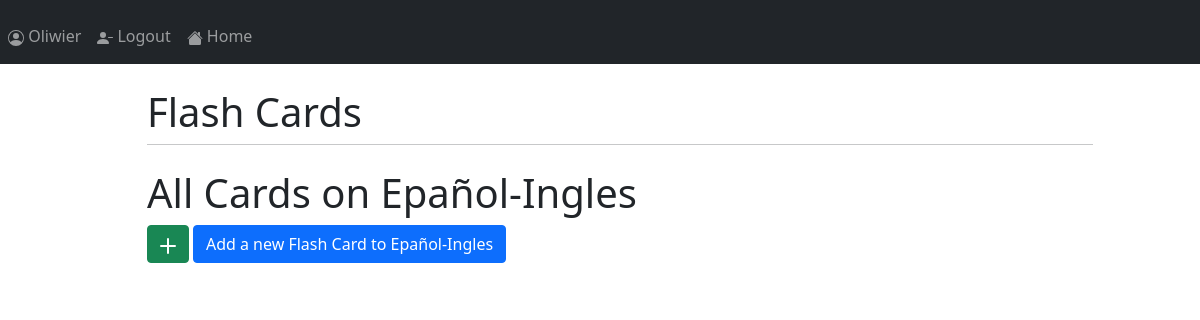
The app's page /deck-2 (signed in), older data.
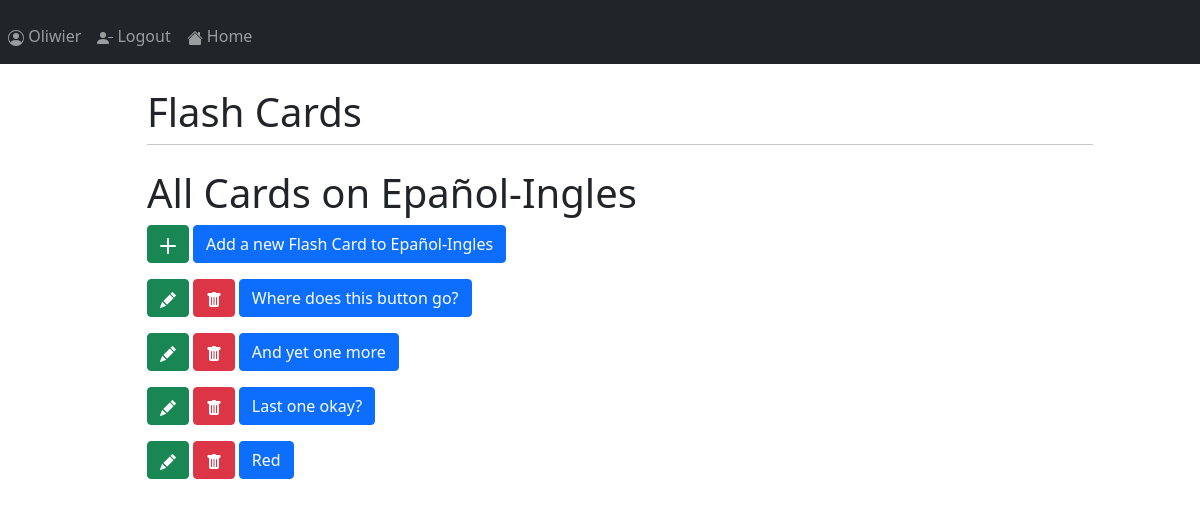
The same page, newer data.
### main/models.py (models this page shows, shortened)
class deck(models.Model):
    user = models.ForeignKey(User, on_delete=models.CASCADE, related_name="deck", null=True)
    name = models.CharField(max_length=200)

class flashCard(models.Model):
    deck = models.ForeignKey(deck, on_delete=models.CASCADE, related_name="flashCard", null=True)
    question = models.CharField(max_length = 200)
    answer = models.TextField()

### main/views.py (the view)
# urls.py: path("deck-<int:id>", views.deckview, name = "deckview" ),
def deckview(response, id):
    if not response.user.is_authenticated:
        return HttpResponseRedirect("/")
    current_deck = get_object_or_404(deck, id=id)
    if not (current_deck in response.user.deck.all()):
        return HttpResponseRedirect("/")
    context= {"deck": current_deck}
    return render(response, "main/deckview.html", context)

### main/templates/main/deckview.html (shortened to what this page needs)
{% extends 'main/base.html' %}
{% block content %}
{% if user.is_authenticated %}
<h1>
    All Cards on {{deck.name}}
</h1>
        <p><a class="btn btn-success" href="/createflash-{{deck.id}}" role="button" title="Add a new Flash Card">
            <svg xmlns="http://www.w3.org/2000/svg" width="16" height="16" fill="currentColor" class="bi bi-plus-lg" viewBox="0 0 16 16">
                 <path d="M8 0a1 1 0 0 1 1 1v6h6a1 1 0 1 1 0 2H9v6a1 1 0 1 1-2 0V9H1a1 1 0 0 1 0-2h6V1a1 1 0 0 1 1-1z"/>
            </svg>
            </a>
            <a class="btn btn-primary" href="/createflash-{{deck.id}}" role="button"> Add a new Flash Card to {{ deck.name }} </a></p>
    {% for card in deck.flashCard.all %}
        <p><a class="btn btn-success" href="/updateflash-{{card.id}}" role="button" title="Edit this Flash Card">
            </a>
            <a class="btn btn-danger" href="/deleteflash-{{card.id}}" role="button" title="Delete this Flash Card">
            </a>
            <a class="btn btn-primary" href="/updateflash-{{card.id}}" role="button"> {{ card.question|slice:'0:100' }}</a></p>
    {% endfor %}
{% else %}
<h3>
    Home Page
</h3>
<p> Please <a href="/login">Login</a> to see your FlashCards</a>
{% endif %}
{% endblock %}

### main/templates/main/base.html (shortened to what this page needs)
<!doctype html>
<html>
    <head>
        <link href="https://cdn.jsdelivr.net/npm/bootstrap@5.0.1/dist/css/bootstrap.min.css" rel="stylesheet">
    </head>
    <body>
        <nav class="navbar navbar-expand-sm navbar-dark bg-dark sticky-top">
            <div class="collapse navbar-collapse mt-2" id="collapse_target">
                <ul class="navbar-nav">
                    {% if user.is_authenticated %}
                    <li class="nav-item">
                        <a class="nav-link" href="/">
                            {{ user.get_username }}</a></li>
                    <li class="nav-item">
                        <a class="nav-link" href="/logout">
                            <svg xmlns="http://www.w3.org/2000/svg" width="16" height="16" fill="currentColor" class="bi bi-person-dash-fill" viewBox="0 0 16 16">
                                  <path fill-rule="evenodd" d="M11 7.5a.5.5 0 0 1 .5-.5h4a.5.5 0 0 1 0 1h-4a.5.5 0 0 1-.5-.5z"/>
                                    <path d="M1 14s-1 0-1-1 1-4 6-4 6 3 6 4-1 1-1 1H1zm5-6a3 3 0 1 0 0-6 3 3 0 0 0 0 6z"/>
                            </svg>
                            Logout </a></li>
                {% endif %}
                    <li class="nav-item">
                        <a class="nav-link"  href="/">
                            Home</a></li>
                </ul>
            </div>
        </nav>
        <div id="content", name="content", class="main mt-3">
            <div class="row justify-content-center">
                <div class="col-10">
                    <h1 class="mt-2">Flash Cards</h1>
                    <hr class="mt-0 mb-4">
                    {% block content %}
                    {% endblock %}
                </div>
            </div>
        </div>
    </body>
</html>

### main/templates/main/base.html (style rules this page uses)
.main { margin-left:40px; padding: 0px 10px; font-size: 15px; }

Row changes from the older to the newer data that the page shows:
added flashCard: question "Where does this button go?"
added flashCard: question "And yet one more"
added flashCard: question "Last one okay?"
added flashCard: question "Red"
